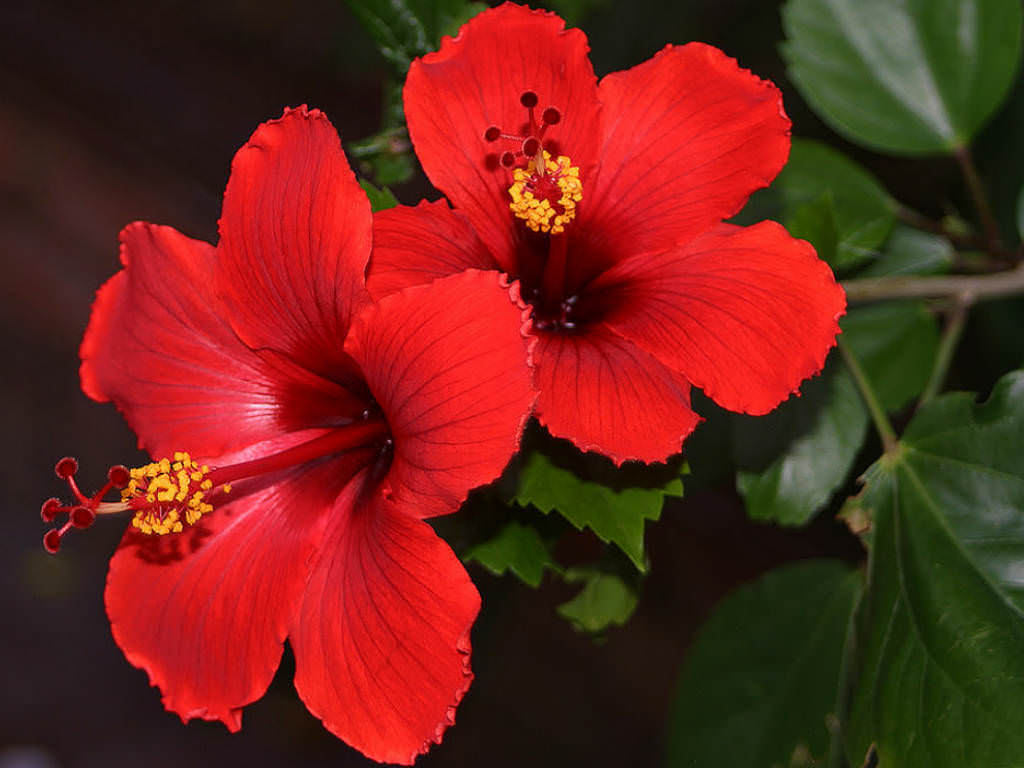
#> input picture color detection/sample-2.jpg, 1024 x 768 px, given in place of the camera
$ python sample.py
#> lines starting #> are read from the running program, lines starting #| are printed output that depends on the picture; after the words box and inside, x2 and y2 are one past the last pixel; in counts of white or black regions, pixels touching at a corner belong together
import cv2

cap = cv2.VideoCapture(0)

while True:
    success, frame = cap.read()
#> frame is the input picture: shape (768, 1024, 3); mean B, G, R 26, 35.9, 110.2

    if not success:
        print("Unable to capture frame !")
        break

    frame = cv2.resize(frame,(640,480))
#> frame: shape (480, 640, 3)
    gray = cv2.cvtColor(frame,cv2.COLOR_BGR2GRAY)
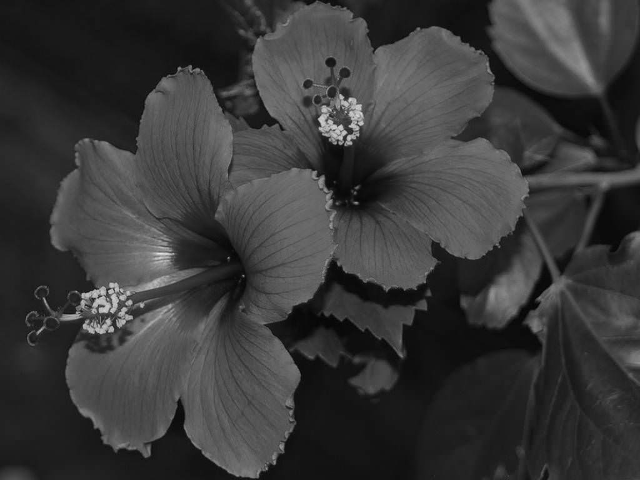
#> gray: shape (480, 640); min 2, max 229, mean 56.9
    blur = cv2.GaussianBlur(gray,(5,5),0)
    edges = cv2.Canny(frame,threshold1=30,threshold2=90)
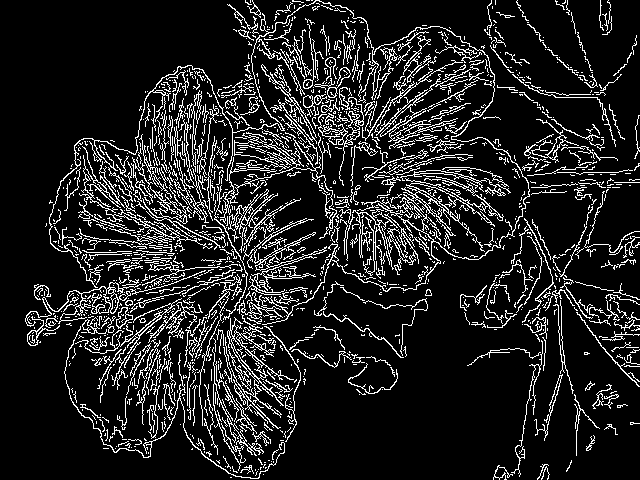
#> edges: shape (480, 640); 13.2% white in thin lines or dots

    cv2.imshow("Base Frame", frame)
    cv2.imshow("Grayscale", gray)
    cv2.imshow("Edges", edges)


    if cv2.waitKey(1) == ord("q"):
#> (key q is pressed here)
        break

cap.release()
cv2.destroyAllWindows()
